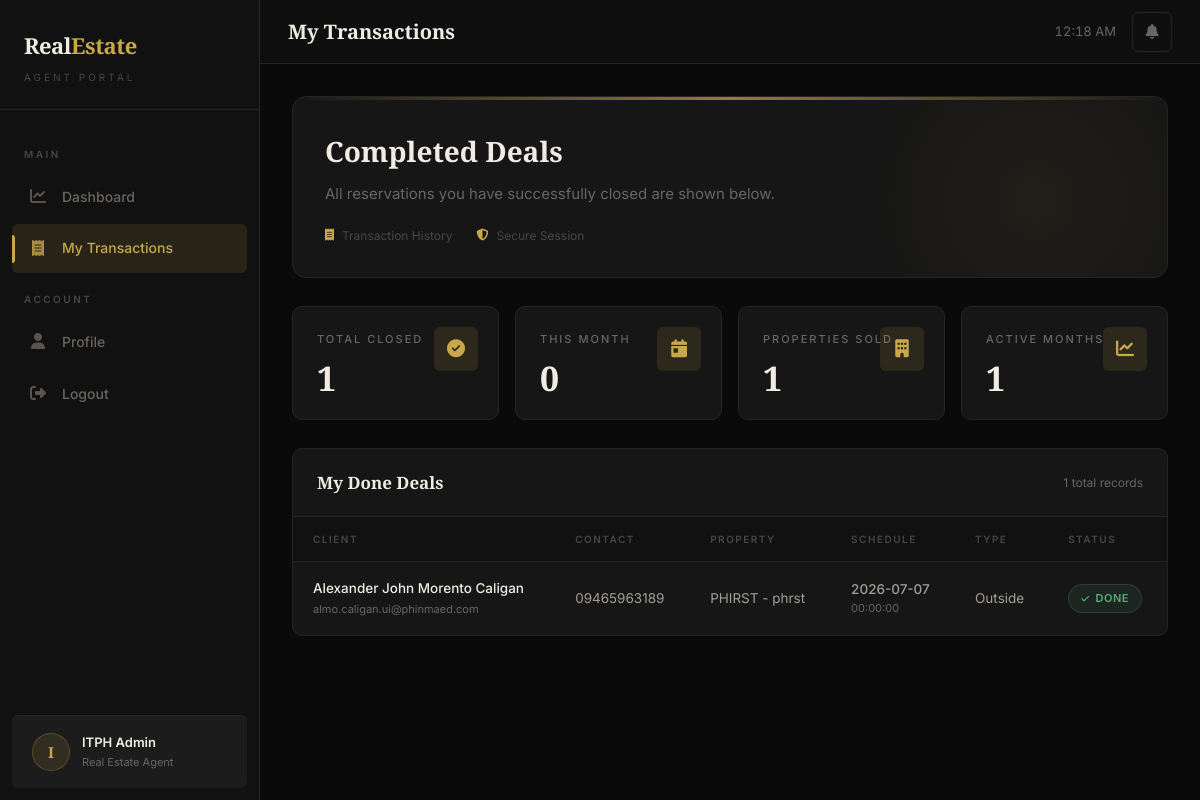
The app's page /agent_side/my_transactions.php (signed in) with its own data.
### tables this page shows
CREATE TABLE `reservations` (
  `id` int(10) UNSIGNED NOT NULL,
  `fullname` varchar(255) NOT NULL,
  `email` varchar(255) NOT NULL,
  `phone` varchar(50) NOT NULL,
  `property` varchar(255) NOT NULL,
  `date` date NOT NULL,
  `time` time NOT NULL,
  `created_at` timestamp NOT NULL DEFAULT current_timestamp(),
  `status` varchar(50) NOT NULL DEFAULT 'Pending',
  `seen` tinyint(1) NOT NULL DEFAULT 0,
  `notification_sent` tinyint(1) NOT NULL DEFAULT 0,
  `gender` enum('Male','Female','Other') NOT NULL DEFAULT 'Other',
  `location` enum('Northern Iloilo','Central Iloilo','Southern Iloilo') NOT NULL,
  `stats` enum('Local','OFW') NOT NULL,
  `agent_id` int(11) DEFAULT NULL,
  `meeting_type` varchar(50) DEFAULT NULL,
  `admin_message` text DEFAULT NULL,
  `payment_type` enum('Cash','Installment') DEFAULT NULL
);

### agent_side/my_transactions.php (the view, shortened to what this page needs)
<?php
$conn = get_db_connection();
?>
<!DOCTYPE html>
<html lang="en">
<head>
<link rel="stylesheet" href="https://cdnjs.cloudflare.com/ajax/libs/font-awesome/6.5.0/css/all.min.css">
</head>
<body>
<div class="dashboard">
<aside class="sidebar" id="sidebar">
    <div class="sidebar-brand">
        <div class="brand-wordmark">Real<span>Estate</span></div>
        <div class="brand-sub">Agent Portal</div>
    </div>
    <nav class="sidebar-nav">
        <div class="nav-section">Main</div>
        <div class="nav-item">
            <a href="agent_dashboard.php">
                <span class="nav-icon"><i class="fas fa-chart-line"></i></span>
                Dashboard
            </a>
        </div>
        <div class="nav-item active">
            <a href="agent_transactions.php">
                <span class="nav-icon"><i class="fas fa-receipt"></i></span>
                My Transactions
            </a>
        </div>
        <div class="nav-section">Account</div>
        <div class="nav-item">
            <a href="agent_account.php">
                <span class="nav-icon"><i class="fas fa-user"></i></span>
                Profile
            </a>
        </div>
        <div class="nav-item">
            <a href="logout.php">
                <span class="nav-icon"><i class="fas fa-sign-out-alt"></i></span>
                Logout
            </a>
        </div>
    </nav>
    <div class="sidebar-footer">
        <div class="sidebar-user">
            <div class="sidebar-avatar">
                <?= strtoupper(substr($_SESSION['username'],0,1)) ?>
            </div>
            <div class="sidebar-user-info">
                <div class="sidebar-user-name"><?= htmlspecialchars($_SESSION['username']) ?></div>
                <div class="sidebar-user-role">Real Estate Agent</div>
            </div>
        </div>
    </div>
</aside>
<div class="main-content">
    <header class="topbar">
        <div class="topbar-left">
            <div class="topbar-title">My Transactions</div>
        </div>
        <div class="topbar-right">
            <div class="topbar-time" id="clock">--:--</div>
            <button class="notification-btn">
                <i class="fas fa-bell"></i>
            </button>
        </div>
    </header>
    <div class="page-content">
        <div class="welcome-hero">
            <h2>Completed Deals</h2>
            <p>All reservations you have successfully closed are shown below.</p>
            <div class="welcome-meta">
                <span><i class="fas fa-receipt"></i> Transaction History</span>
                <span><i class="fas fa-shield-halved"></i> Secure Session</span>
            </div>
        </div>
        <?php
        $statsStmt = $conn->prepare("
            SELECT
                COUNT(*) as total_done,
                COUNT(DISTINCT MONTH(created_at)) as active_months,
                COUNT(DISTINCT property) as unique_properties,
                AVG(DATEDIFF(CURDATE(), created_at)) as avg_days
            FROM reservations
            WHERE agent_id = ? AND status = 'Done'
        ");
        $statsStmt->bind_param("i", $_SESSION['id']);
        $statsStmt->execute();
        $stats = $statsStmt->get_result()->fetch_assoc();
        $monthStmt = $conn->prepare("
            SELECT COUNT(*) as this_month
            FROM reservations
            WHERE agent_id = ? AND status = 'Done'
            AND MONTH(created_at) = MONTH(CURDATE())
            AND YEAR(created_at) = YEAR(CURDATE())
        ");
        $monthStmt->bind_param("i", $_SESSION['id']);
        $monthStmt->execute();
        $thisMonth = $monthStmt->get_result()->fetch_assoc()['this_month'] ?? 0;
        ?>
        <div class="stats-grid">
            <div class="stat-card">
                <div class="stat-label">Total Closed</div>
                <div class="stat-number"><?= (int)($stats['total_done'] ?? 0) ?></div>
                <div class="stat-icon"><i class="fas fa-check-circle"></i></div>
            </div>
            <div class="stat-card">
                <div class="stat-label">This Month</div>
                <div class="stat-number"><?= (int)$thisMonth ?></div>
                <div class="stat-icon"><i class="fas fa-calendar-day"></i></div>
            </div>
            <div class="stat-card">
                <div class="stat-label">Properties Sold</div>
                <div class="stat-number"><?= (int)($stats['unique_properties'] ?? 0) ?></div>
                <div class="stat-icon"><i class="fas fa-building"></i></div>
            </div>
            <div class="stat-card">
                <div class="stat-label">Active Months</div>
                <div class="stat-number"><?= (int)($stats['active_months'] ?? 0) ?></div>
                <div class="stat-icon"><i class="fas fa-chart-line"></i></div>
            </div>
        </div>
        <div class="card">
            <div class="card-header">
                <div class="card-title">My Done Deals</div>
                <div style="font-size:12px;color:var(--text-muted);">
                    <?= (int)($stats['total_done'] ?? 0) ?> total records
                </div>
            </div>
            <div class="table-responsive">
                <table>
                    <thead>
                        <tr>
                            <th>Client</th>
                            <th>Contact</th>
                            <th>Property</th>
                            <th>Schedule</th>
                            <th>Type</th>
                            <th>Status</th>
                        </tr>
                    </thead>
                    <tbody>
                        <?php
                        $stmt = $conn->prepare("
                            SELECT id, fullname, email, phone, property, date, time, meeting_type, status, created_at
                            FROM reservations
                            WHERE agent_id = ? AND status = 'Done'
                            ORDER BY created_at DESC
                        ");
                        $stmt->bind_param("i", $_SESSION['id']);
                        $stmt->execute();
                        $done_reservations = $stmt->get_result();
                        if($done_reservations->num_rows > 0):
                            while($row = $done_reservations->fetch_assoc()):
                        ?>
                        <tr>
                            <td>
                                <div style="font-weight:500;color:var(--text);"><?= htmlspecialchars($row['fullname']) ?></div>
                                <div style="font-size:11px;color:var(--text-muted);margin-top:2px;"><?= htmlspecialchars($row['email']) ?></div>
                            </td>
                            <td><?= htmlspecialchars($row['phone']) ?></td>
                            <td><?= htmlspecialchars($row['property']) ?></td>
                            <td>
                                <div style="font-weight:500;"><?= htmlspecialchars($row['date']) ?></div>
                                <div style="font-size:11px;color:var(--text-muted);"><?= htmlspecialchars($row['time']) ?></div>
                            </td>
                            <td><?= htmlspecialchars($row['meeting_type'] ?? '-') ?></td>
                            <td>
                                <span class="badge badge-success">
                                    <i class="fas fa-check" style="font-size:9px;"></i> Done
                                </span>
                            </td>
                        </tr>
                        <?php
                            endwhile;
                        endif;
                        ?>
                    </tbody>
                </table>
            </div>
        </div>
    </div>
</div>
</div>
</body>
</html>

### records on screen
reservations: fullname "Alexander John Morento Caligan", email "almo.caligan.ui@phinmaed.com", phone "09465963189", property "PHIRST - phrst", date "2026-07-07", time "00:00:00", meeting_type "Outside"

### other values on screen
substr($_SESSION['username'],0,1) "I"
$_SESSION['username'] "ITPH Admin"
$stats['total_done'] "1"
$thisMonth "0"
$stats['unique_properties'] "1"
$stats['active_months'] "1"
